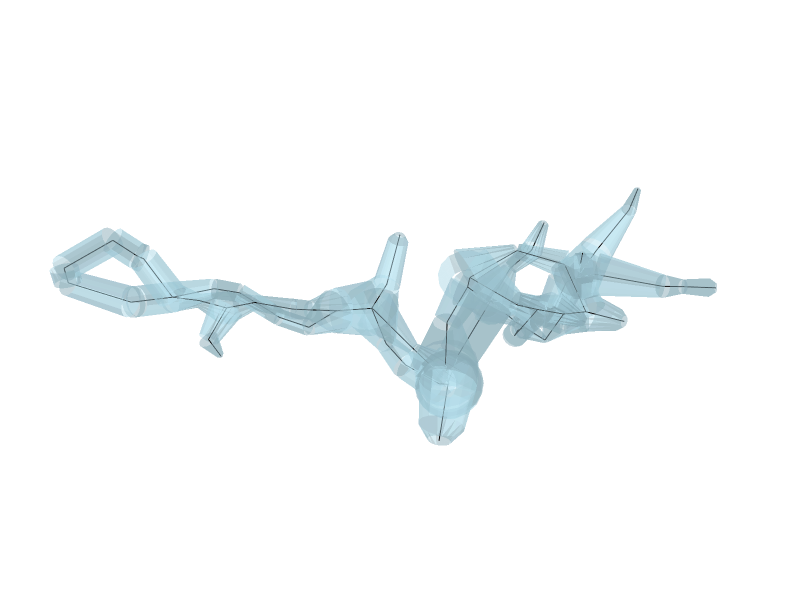

Notebook code for this chart:
### Markdown cell above
## Surface-area normalization

Scale radii so the morphology surface area matches the mesh, without overlap correction.

### Code cell
morph.scale_radii_to_match_mesh(
    mm.mesh, metric="surface_area", account_for_overlaps=False
)

swc_filepath = f"{swc_out_dir}/TS{spine_idx}_mel{mel_tag}_norm.swc"
morph.to_swc_file(swc_filepath)

swc_model = SWCModel.from_swc_file(swc_filepath)
swc_model.print_attributes(node_info=False, edge_info=False)
norm_fig: "go.Figure" = visualize_cable_3d(
    swc_model,
    slider=False,
    title="",
    width=800,
    height=600,
    show_axes=False,
    orientation="horizontal",
    camera=camera,
)
norm_filename = (
    f"{fig_out_dir}/TS{spine_idx}_mel{mel_tag}_" f"morph_norm.pdf"
)
norm_fig.write_image(
    norm_filename,
    format="pdf",
    engine="kaleido",
    width=600,
    height=450,
    scale=pdf_scale,
)
norm_fig.show()

print(swc_filepath)

### Figure 1 — Plotly figure (JSON) as saved in the notebook; plotly's stock layout.template omitted (floating-point values rounded to 4 significant figures; data arrays with more than 128 entries replaced by an {"elided": "..."} marker saying what was removed)
{"data": [{"color": "lightblue", "flatshading": true, "i": {"elided": "2688 int values"}, "j": {"elided": "2688 int values"}, "k": {"elided": "2688 int values"}, "name": "frusta", "opacity": 0.5, "type": "mesh3d", "x": {"elided": "2688 float values"}, "y": {"elided": "2688 float values"}, "z": {"elided": "2688 float values"}}, {"line": {"color": "black", "width": 2}, "mode": "lines", "name": "centroid", "type": "scatter3d", "x": {"elided": "252 float values"}, "y": {"elided": "252 float values"}, "z": {"elided": "252 float values"}}], "layout": {"height": 600, "margin": {"b": 0, "l": 0, "r": 0, "t": 40}, "scene": {"aspectmode": "data", "camera": {"eye": {"x": 0.5206, "y": -0.228, "z": 1.636}, "up": {"x": -0.1623, "y": -0.9831, "z": -0.08536}}, "xaxis": {"visible": false}, "yaxis": {"visible": false}, "zaxis": {"visible": false}}, "showlegend": false, "title": {"text": ""}, "width": 800}}
